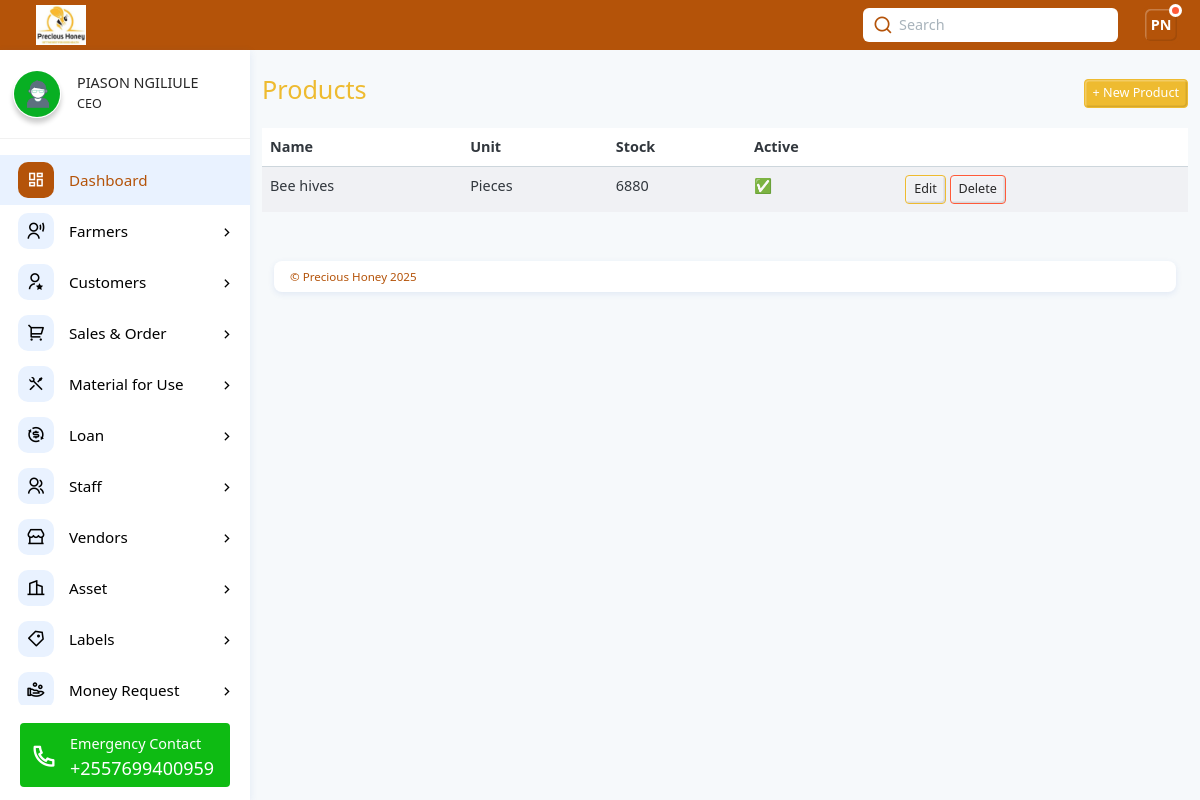
/products/ (signed in), run on the app's committed database.
### web/models.py (models this page shows, shortened)
class Staff(models.Model):
    user = models.OneToOneField(MyUser, on_delete=models.CASCADE)  # badala ya ForeignKey
    first_name = models.CharField(max_length=100)
    middle_name = models.CharField(max_length=100, blank=True, null=True)
    last_name = models.CharField(max_length=100)
    gender = models.CharField(max_length=10, choices=[('male', 'Male'), ('female', 'Female')])
    village = models.CharField(max_length=100)
    ward = models.CharField(max_length=100)
    district = models.CharField(max_length=100)
    region = models.CharField(max_length=100)
    designation = models.CharField(max_length=100)
    mobile_number = models.CharField(max_length=15)
    nin_number = models.CharField(max_length=20, blank=True, null=True)
    postal_code = models.CharField(max_length=10, blank=True, null=True)
    email = models.EmailField(unique=True)
    username = models.CharField(max_length=100, unique=True)
    profile_picture = models.FileField(upload_to="home/", blank=True, null=True, help_text="Optional")
    date_joined = models.DateTimeField(auto_now_add=True, null=True)
    def initials(self):
        return f"{self.first_name[0].upper()}{self.last_name[0].upper()}"

class Product(models.Model):
    PRODUCT_CHOICES = [
        ("Bee hives", "Bee hives"),
        ("Round bee suit", "Round bee suit"),
        ("Bee suit", "Bee suit"),
        ("Bee smoker", "Bee smoker"),
        ("Bee brush", "Bee brush"),
        ("Hive tool", "Hive tool"),
        ("Straw hat", "Straw hat"),
        ("Queen excluder", "Queen excluder"),
        ("Honey gate", "Honey gate"),
        ("Entrance gate", "Entrance gate"),
        ("Bee spacer", "Bee spacer"),
        ("1 kg stinging honey", "1 kg stinging honey"),
        ("1/2 kg stinging honey", "1/2 kg stinging honey"),
        ("100 g stinging honey", "100 g stinging honey"),
        ("7 kg stinging honey", "7 kg stinging honey"),
        ("1 litre stingless honey", "1 litre stingless honey"),
        ("500 ml stingless honey", "500 ml stingless honey"),
        ("250 ml stingless honey", "250 ml stingless honey"),
        ("1 kg wax", "1 kg wax"),
    ]
    UNIT_CHOICES = [
        ("pcs", "Pieces"),
        ("kg", "Kilogram"),
        ("g", "Gram"),
        ("ltr", "Litre"),
        ("ml", "Millilitre"),
    ]
    name = models.CharField(max_length=200, choices=PRODUCT_CHOICES, unique=True)
    description = models.TextField(blank=True, null=True)
    unit = models.CharField(max_length=10, choices=UNIT_CHOICES, default="pcs")
    stock = models.PositiveIntegerField(default=0, help_text="Current available stock")
    unit_price = models.DecimalField(max_digits=12, decimal_places=2, default=0.00, help_text="Price per unit")
    is_active = models.BooleanField(default=True)
    created_at = models.DateTimeField(auto_now_add=True)
    class Meta:
        ordering = ["name"]

### web/views.py (the view)
# urls.py: path("products/", views.product_list, name="product_list"),
@login_required
def product_list(request):
    staff = get_object_or_404(Staff, email=request.user.email, username=request.user.username)
    staff = Staff.objects.get(user=request.user)
    initials = staff.initials()  # piga method ya initials
    products = Product.objects.all()
    context = {
        "products": products,
        "designation": staff.designation,
        "first_name": staff.first_name,
        "last_name": staff.last_name,
        "profile_picture": staff.profile_picture,
        "initials": initials,
    }
    return render(request, "web/product_list.html", context)

### web/templates/web/product_list.html (shortened to what this page needs)
{% extends "web/base.html" %}
{% block content %}
<div class="container py-4">
  <div class="d-flex justify-content-between align-items-center mb-3">
    <h3 class="text-warning">Products</h3>
    <a href="{% url 'product_create' %}" class="btn btn-sm btn-warning text-white">+ New Product</a>
  </div>
  <table class="table table-striped table-hover">
    <thead>
      <tr>
        <th>Name</th><th>Unit</th><th>Stock</th><th>Active</th><th></th>
      </tr>
    </thead>
    <tbody>
      {% for p in products %}
      <tr>
        <td>{{ p.name }}</td>
        <td>{{ p.get_unit_display }}</td>
        <td>{{ p.stock }}</td>
        <td>{% if p.is_active %}✅{% else %}❌{% endif %}</td>
        <td>
          <a href="{% url 'product_update' p.pk %}" class="btn btn-sm btn-outline-warning">Edit</a>
  <form action="{% url 'product_delete' p.pk %}" method="post" style="display:inline;">
    <button type="submit" class="btn btn-sm btn-outline-danger" onclick="return confirm('Are you sure?');">
      Delete
    </button>
  </form>
        </td>
      </tr>
      {% empty %}
      <tr><td colspan="5">No products yet.</td></tr>
      {% endfor %}
    </tbody>
  </table>
</div>
{% endblock %}

### web/templates/web/base.html (shortened to what this page needs)
{% load static %}
<!DOCTYPE html><html lang="en"><head>
    <link rel="stylesheet" href="{% static 'web/css/remixicon.css' %}">
    <link rel="stylesheet" href="{% static 'web/css/main.min.css' %}">
    <link rel="stylesheet" href="{% static 'web/css/OverlayScrollbars.min.css' %}">
  </head>
  <body>
    <div class="page-wrapper">
      <div class="app-header d-flex align-items-center">
        <div class="app-brand ms-3">
          <a href="{% url 'home' %}" class="d-lg-block d-none">
            <img src="{% static 'web/images/logo6.jpg' %}" class="logo" alt="Precious Honey Information Management System">
          </a>
        </div>
        <div class="header-actions">
          {% if user.is_authenticated %}
          <div class="search-container d-lg-block d-none mx-3">
            <input type="text" class="form-control" id="searchId" placeholder="Search">
            <i class="ri-search-line"></i>
          </div>
          {% endif %}
          {% if user.is_authenticated %}
          <div class="dropdown ms-2">
            <a id="userSettings" class="dropdown-toggle d-flex align-items-center" href="#!" role="button" data-bs-toggle="dropdown" aria-expanded="false">
              <div class="avatar-box">{{ initials }}<span class="status busy"></span></div>
            </a>
          </div>
          {% endif %}
        </div>
      </div>
      <div class="main-container">
        {% if user.is_authenticated %}
        <nav id="sidebar" class="sidebar-wrapper">
          <div class="sidebar-profile">
            {% if profile_picture %}
            <img src=" {{profile_picture.url}}" class="img-shadow img-3x me-3 rounded-5" alt="Precious Honey Management System">
            {% else %}
            <img src="{% static 'web/images/profile2.jpg' %}" class="img-shadow img-3x me-3 rounded-5" alt="Precious Honey Management System">
            {% endif %}
            <div class="m-0">
              <h6 class="mb-1 profile-name text-nowrap text-truncate">{{first_name}} {{last_name}}</h6>
              <p class="m-0 small profile-name text-nowrap text-truncate">{{designation}}</p>
            </div>
          </div>
          <div class="sidebarMenuScroll">
            <ul class="sidebar-menu">
              <li class="active current-page">
                <a href="{% url 'home' %}">
                  <i class="ri-dashboard-line"></i>
                  <span class="menu-text">Dashboard</span>
                </a>
              </li>
              {% if designation == "Collection Officer" or designation == "CEO" or designation == "Manager" or designation == "Store Keeper" or designation == "Bee Keeper" %}
              <li class="treeview">
                <a href="#!">
                  <i class="ri-user-voice-line"></i>
                  <span class="menu-text">Farmers</span>
                </a>
              </li>
              {% endif %}
              {% if designation == "CEO" or designation == "Manager" or designation == "Vendors" or designation == "Marketing Officer" or designation == "Finance Officer" or designation == "Store Keeper" %}
              <li class="treeview">
                <a href="#!">
                  <i class="ri-user-star-line"></i>
                  <span class="menu-text">Customers</span>
                </a>
              </li>
              {% endif %}
              {% if designation == "CEO" or designation == "Manager" or designation == "Finance Officer" or designation == "Marketing Officer" or designation == "Store Keeper" %}
              <li class="treeview">
                <a href="#!">
                  <i class="ri-shopping-cart-2-line"></i>
                  <span class="menu-text">Sales & Order</span>
                </a>
              </li>
              {% endif %}
              {% if designation == "CEO" or designation == "Manager" or designation == "Store Keeper" or designation == "Factory Manager" %}
              <li class="treeview">
                <a href="#!">
                  <i class="ri-tools-line"></i>
                  <span class="menu-text">Material for Use</span>
                </a>
              </li>
              {% endif %}
              {% if designation == "CEO" or designation == "Manager" %}
              <li class="treeview">
                <a href="#!">
                  <i class="ri-exchange-dollar-line"></i>
                  <span class="menu-text">Loan</span>
                </a>
              </li>
              {% endif %}
              {% if designation == "CEO" or designation == "Manager" %}
              <li class="treeview">
                <a href="#!">
                  <i class="ri-group-line"></i>
                  <span class="menu-text">Staff</span>
                </a>
              </li>
              {% endif %}
              {% if designation == "CEO" or designation == "Marketing Officer" or designation == "Manager" %}
              <li class="treeview">
                <a href="#!">
                  <i class="ri-store-2-line"></i>
                  <span class="menu-text">Vendors</span>
                </a>
              </li>
              {% endif %}
              {% if designation == "CEO" or designation == "Manager" or designation == "Store Keeper" %}
              <li class="treeview">
                <a href="#!">
                  <i class="ri-building-2-line"></i>
                  <span class="menu-text">Asset</span>
                </a>
              </li>
              {% if designation == "CEO" or designation == "Manager" or designation == "Store Keeper" %}
              <li class="treeview">
                <a href="#!">
                  <i class="ri-price-tag-3-line"></i>
                  <span class="menu-text">Labels</span>
                </a>
              </li>
              {% endif %}
              {% endif %}
              <li class="treeview">
                <a href="#!">
                  <i class="ri-hand-coin-line"></i>
                  <span class="menu-text">Money Request</span>
                </a>
              </li>
            </ul>
          </div>
          <div class="sidebar-contact">
            <p class="fw-light mb-1 text-nowrap text-truncate">Emergency Contact</p>
            <h5 class="m-0 lh-1 text-nowrap text-truncate">+2557699400959</h5>
            <i class="ri-phone-line"></i>
          </div>
        </nav>
        {% endif %}
      <div class="app-container">
        {% block content %}
        {% endblock %}
      </div>
          <div class="app-footer bg-white">
            <span>© Precious Honey {% now "Y" %}</span>
        </div>
        </div>
      </div>
</body></html>

### web/templates/web/base.html (style rules this page uses)
:root { --honey-50: #fff8e6; --honey-100:#fdecc2; --honey-300:#fbcf77; --honey-400:#fbbf24; --honey-500:#f59e0b; --honey-700:#b45309; --ink:#111; }

### data on the page
Staff: first_name "PIASON", last_name "NGILIULE", designation "CEO"
Product: name "Bee hives", unit "Pieces", stock "6880"

### other printed values
{{ initials }} "PN"
